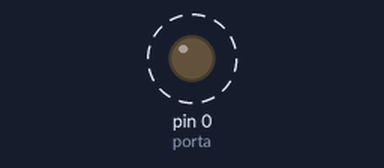
Bench run of a sketch on a simulated Arduino Uno, built for the host (arithmetic inside an expression is 32-bit, double 64-bit). Parts: output pins drawn as LEDs (lit = HIGH). Dashed ring = blinking. EEPROM starts erased; what the sketch prints to the serial monitor is not drawn.

Above: at 0.1 s.
Timing chart, 0 to 3.0 s (numbered marks = the images above):
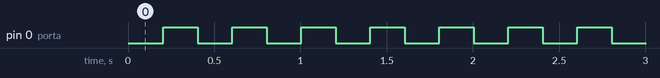

Measured:
- by itself, pin 0 (porta): alternates HIGH for 0.20 s and LOW for 0.20 s

The sketch:

Q0308-Sketch.ino
```cpp
#include <EEPROM.h>

#define ultimaPorta 16  //Geral
//#define ultimaPorta 3   //ESP-01

byte porta;

/*       PLACA D1      PLACA NODEMCU     PLACA ESP-01
*  0  -> D8         -> D3             -> GP0
*  1  -> D1 (TX)    -> TX             -> TX0
*  2  -> D9         -> D4             -> GP2
*  3  -> D0 (RX)    -> RX             -> RX0
*  4  -> D4 e D14   -> D2
*  5  -> D3 e D15   -> D1
*  12 -> D6 e D12   -> D6
*  13 -> D7 e D11   -> D7
*  14 -> D5 e D13   -> D5
*  15 -> D10        -> D8
*  16 -> D2         -> D0
*/

//PLACA D1
/*
#define D0 3
#define D1 1
#define D2 16
#define D3 5
#define D4 4
#define D5 14
#define D6 12
#define D7 13
#define D8 0
#define D9 2
#define D10 15
#define D11 13
#define D12 12
#define D13 14
#define D14 4
#define D15 5
*/

//PLACA nodeMCU

#define D0 16
#define D1 5
#define D2 4
#define D3 0
#define D4 2
#define D5 14
#define D6 12
#define D7 13
#define D8 15


//PLACA ESP-01
/*
#define GP0 0
#define TX0 1
#define GP2 2
#define RX0 3
*/

void setup() {

  Serial.begin(9600);
  while (!Serial) {
  }

  EEPROM.begin(512);

  porta = EEPROM.read(0);
  porta++;
  if (porta > ultimaPorta) {
     porta = 0;
  }

  EEPROM.write(0, porta);
  EEPROM.commit();


  Serial.print("Testando Porta ");
  Serial.println(porta);

  pinMode(porta, OUTPUT);
}

void loop() {

  digitalWrite(porta, LOW);
  delay(200);
  digitalWrite(porta, HIGH);
  delay(200);

}
```
